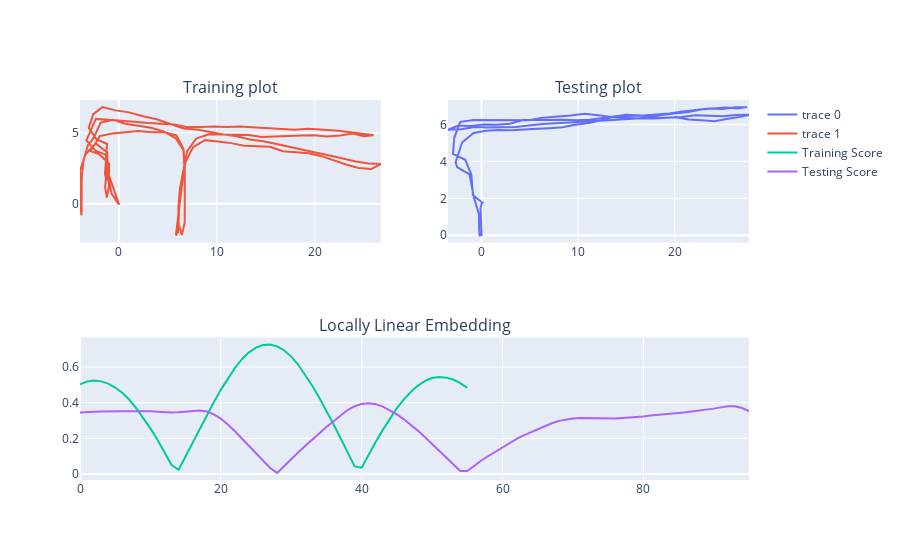

Here is the notebook cell this chart was saved with:
### Code cell
fig = make_subplots(rows=2, cols=2,specs=[[{}, {}], [{"colspan": 2}, None]],
    subplot_titles=("Training plot","Testing plot", "Anomaly scoring by (Locally Linear Embedding)"))
fig.add_trace(go.Scatter(x=df[1], y=df[2]),row=1, col=2)
fig.add_trace(go.Scatter(x=df_test[1], y=df_test[2]),row=1, col=1)
fig.add_trace(go.Scatter(x=list(range(len(dt_scores))), y=dt_scores, 
                         name="Training Score"), row=2, col=1)
fig.add_trace(go.Scatter(x=list(range(len(dj_scores))), y=dj_scores,
                        name="Testing Score"), row=2, col=1)
